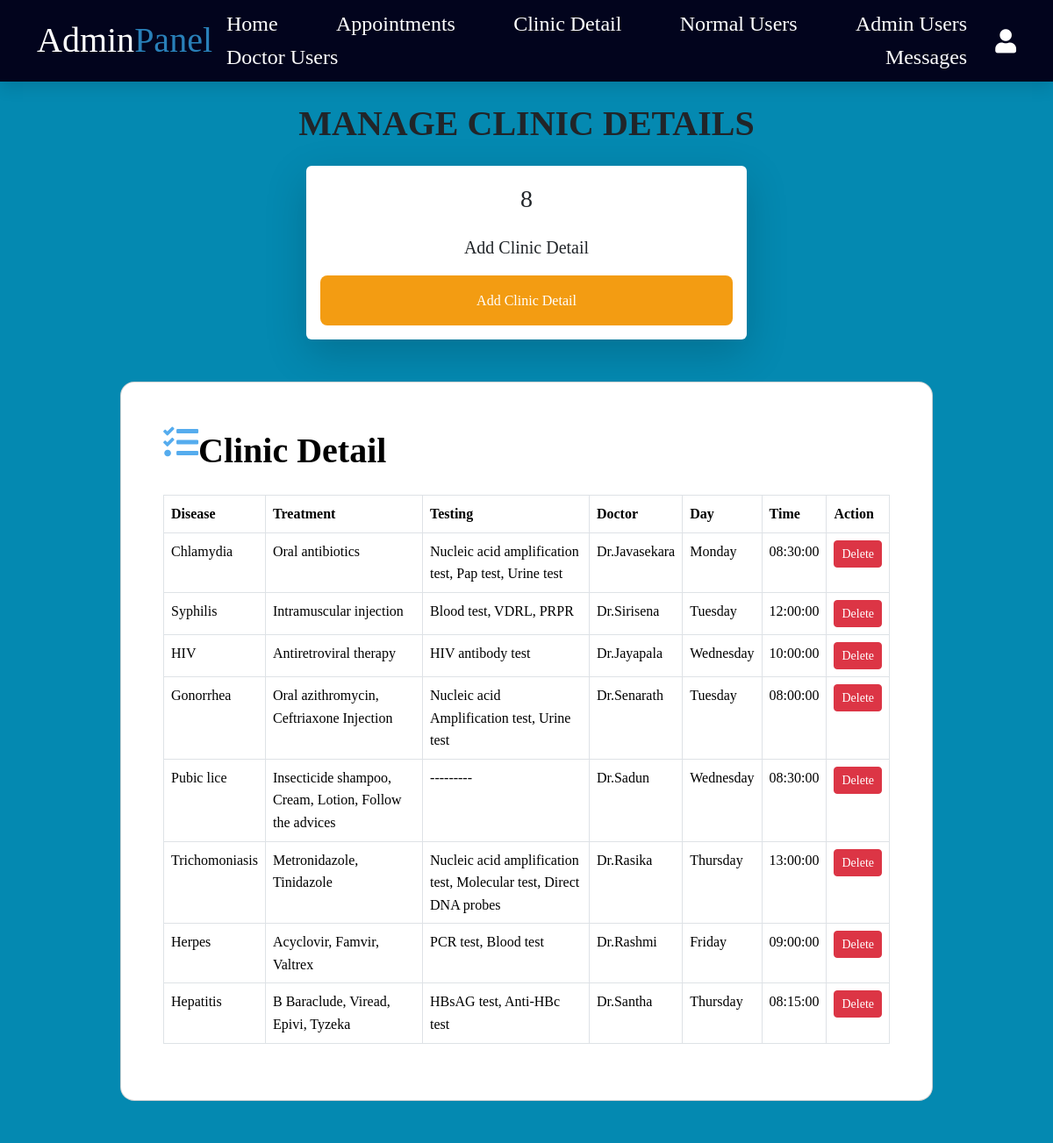
Page /admin/clinicDetail.php (signed in) on the committed database.
### tables this page shows
CREATE TABLE `clinicdetail` (
  `No` int(11) NOT NULL,
  `Disease` varchar(100) NOT NULL,
  `Treatment` varchar(100) NOT NULL,
  `Testing` varchar(100) NOT NULL,
  `Doctor` varchar(100) NOT NULL,
  `Day` varchar(50) NOT NULL,
  `Time` time NOT NULL
);

### admin/clinicDetail.php (the view, shortened to what this page needs)
<?php
include '../components/connect.php';
?>
<!DOCTYPE html>
<html lang="en">
<head>
  <link href="https://cdn.jsdelivr.net/npm/bootstrap@5.3.2/dist/css/bootstrap.min.css" rel="stylesheet">
  <link rel="stylesheet" href="https://cdnjs.cloudflare.com/ajax/libs/font-awesome/5.15.4/css/all.min.css" />
  <link rel="stylesheet" href="../css/style.css" />
</head>
<body style="background-color: #0489b1">
  <?php
  include "../components/admin_header.php";
  ?>
  <section class="dashboard" style="background-color: #0489b1">
    <div class="container">
      <div class="d-flex justify-content-center">
        <p class="text-uppercase fs-1 fw-bolder my-3">Manage Clinic details</p>
      </div>
      <div class="continer text-center align-items-center">
        <div class="d-flex justify-content-center">
          <div class="mx-2 shadow-lg p-3 bg-body rounded profile_box">
            <?php
            $select_clinicdetail = $conn->prepare("SELECT * FROM `clinicdetail`");
            $select_clinicdetail->execute();
            $number_of_clinicdetail = $select_clinicdetail->rowCount()
            ?>
            <p class="fs-3"><?= $number_of_clinicdetail; ?></p>
            <p class="fs-5">Add Clinic Detail</p>
            <a href="addClinicdetail.php" class="option-btn">Add Clinic Detail</a>
          </div>
        </div>
      </div>
    </div>
  </section>
  <section class="vh-1000" style="background-color: #0489b1">
    <div class="container py-5 h-100">
      <div class="row d-flex justify-content-center align-items-center h-100">
        <div class="col col-xl-10">
          <div class="card" style="border-radius: 1rem">
            <div class="row g-0">
              <div class="col-md-3 col-lg-12 d-flex align-items-center">
                <div class="card-body p-4 p-lg-5 text-black">
                  <form action="" method="POST">
                    <div class="d-flex align-items-center mb-3 pb-1">
                      <i class="fas fa-tasks fa-3x mr-2" style="color: #55acee"></i>
                      <span class="h1 fw-bold mb-0">Clinic Detail</span>
                    </div>
                    <table class="table table-bordered table-hover">
                      <thead>
                        <tr>
                          <th>Disease</th>
                          <th>Treatment</th>
                          <th>Testing</th>
                          <th>Doctor</th>
                          <th>Day</th>
                          <th>Time</th>
                          <th>Action</th>
                        </tr>
                      </thead>
                      <tbody>
                        <?php
                        $select_clinicdetail = $conn->prepare("SELECT * FROM `clinicdetail`");
                        $select_clinicdetail->execute();
                        while ($row = $select_clinicdetail->fetch(PDO::FETCH_ASSOC)) {
                        ?>
                          <tr>
                            <td><?= $row['Disease']; ?></td>
                            <td><?= $row['Treatment']; ?></td>
                            <td><?= $row['Testing']; ?></td>
                            <td><?= $row['Doctor']; ?></td>
                            <td><?= $row['Day']; ?></td>
                            <td><?= $row['Time']; ?></td>
                            <td>
                              <form method="POST" action="">
                                <button type="submit" name="delete" class="btn btn-danger btn-sm" onclick="return confirm('Are you sure you want to delete this appointment?')">Delete</button>
                              </form>
                            </td>
                          </tr>
                        <?php
                        }
                        ?>
                      </tbody>
                    </table>
                  </form>
                </div>
              </div>
            </div>
          </div>
        </div>
      </div>
    </div>
  </section>
</body>
</html>

### css/style.css (style rules this page uses)
:root { --main-color:#2980b9; --orange:#f39c12; --red:#e74c3c; --black:#02041d; --white:#fff; --light-color:#666; --light-bg:#eee; --border:.2rem solid var(--black); --box-shadow:0 .5rem 1rem rgba(0,0,0,.1); }
body { font-family: "Times New Roman", Times, serif; font-size: 16px; line-height: 1.6; }
p { font-family: "Times New Roman", Times, serif; }
.main-btn, .delete-btn, .option-btn { display: block; width: 100%; margin-top: 1rem; border-radius: .5rem; padding:1rem 2rem; font-size: 1.0rem; text-transform: capitalize; color:var(--white); cursor: pointer; text-align: center; text-decoration: none; }
.option-btn { background-color: var(--orange); }
.fas { color: #55acee; font-size: 40px; padding-bottom: 20px; }
.profile_box { width: 45%; }

### rows in the picture
clinicdetail: Disease "Chlamydia", Treatment "Oral antibiotics", Testing "Nucleic acid amplification test, Pap test, Urine test", Doctor "Dr.Javasekara", Day "Monday", Time "08:30:00"
clinicdetail: Disease "Syphilis", Treatment "Intramuscular injection", Testing "Blood test, VDRL, PRPR", Doctor "Dr.Sirisena", Day "Tuesday", Time "12:00:00"
clinicdetail: Disease "HIV", Treatment "Antiretroviral therapy", Testing "HIV antibody test", Doctor "Dr.Jayapala", Day "Wednesday", Time "10:00:00"
clinicdetail: Disease "Gonorrhea", Treatment "Oral azithromycin, Ceftriaxone Injection", Testing "Nucleic acid Amplification test, Urine test", Doctor "Dr.Senarath", Day "Tuesday", Time "08:00:00"
clinicdetail: Disease "Pubic lice", Treatment "Insecticide shampoo, Cream, Lotion, Follow the advices", Testing "---------", Doctor "Dr.Sadun", Day "Wednesday", Time "08:30:00"
clinicdetail: Disease "Trichomoniasis", Treatment "Metronidazole, Tinidazole", Testing "Nucleic acid amplification test, Molecular test, Direct DNA probes", Doctor "Dr.Rasika", Day "Thursday", Time "13:00:00"
clinicdetail: Disease "Herpes", Treatment "Acyclovir, Famvir, Valtrex", Testing "PCR test, Blood test", Doctor "Dr.Rashmi", Day "Friday", Time "09:00:00"
clinicdetail: Disease "Hepatitis", Treatment "B Baraclude, Viread, Epivi, Tyzeka", Testing "HBsAG test, Anti-HBc test", Doctor "Dr.Santha", Day "Thursday", Time "08:15:00"

### other values in the picture
$number_of_clinicdetail "8"
